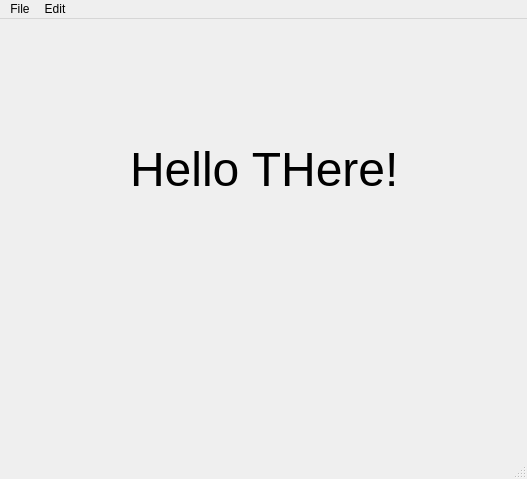
<?xml version="1.0" encoding="UTF-8"?>
<ui version="4.0">
 <class>MainWindow</class>
 <widget class="QMainWindow" name="MainWindow">
  <property name="geometry">
   <rect>
    <x>0</x>
    <y>0</y>
    <width>527</width>
    <height>479</height>
   </rect>
  </property>
  <property name="windowTitle">
   <string>MainWindow</string>
  </property>
  <widget class="QWidget" name="centralwidget">
   <widget class="QLabel" name="label1">
    <property name="geometry">
     <rect>
      <x>130</x>
      <y>60</y>
      <width>281</width>
      <height>181</height>
     </rect>
    </property>
    <property name="font">
     <font>
      <pointsize>36</pointsize>
     </font>
    </property>
    <property name="text">
     <string>Hello THere!</string>
    </property>
   </widget>
  </widget>
  <widget class="QMenuBar" name="menubar">
   <property name="geometry">
    <rect>
     <x>0</x>
     <y>0</y>
     <width>527</width>
     <height>21</height>
    </rect>
   </property>
   <widget class="QMenu" name="menuFIle">
    <property name="title">
     <string>File</string>
    </property>
    <addaction name="actionNew"/>
    <addaction name="actionSave"/>
   </widget>
   <widget class="QMenu" name="menuEdit">
    <property name="title">
     <string>Edit</string>
    </property>
    <addaction name="actioncopy"/>
    <addaction name="actionPaste"/>
   </widget>
   <addaction name="menuFIle"/>
   <addaction name="menuEdit"/>
  </widget>
  <widget class="QStatusBar" name="statusbar"/>
  <action name="actionNew">
   <property name="text">
    <string>New</string>
   </property>
   <property name="statusTip">
    <string>Create a new file</string>
   </property>
   <property name="shortcut">
    <string>Ctrl+N</string>
   </property>
  </action>
  <action name="actioncopy">
   <property name="text">
    <string>copy</string>
   </property>
   <property name="statusTip">
    <string>Copy</string>
   </property>
   <property name="shortcut">
    <string>Ctrl+C</string>
   </property>
  </action>
  <action name="actionPaste">
   <property name="text">
    <string>Paste</string>
   </property>
   <property name="statusTip">
    <string>Paste</string>
   </property>
   <property name="shortcut">
    <string>Ctrl+V</string>
   </property>
  </action>
  <action name="actionSave">
   <property name="text">
    <string>Save</string>
   </property>
   <property name="statusTip">
    <string>Save the file</string>
   </property>
   <property name="shortcut">
    <string>Ctrl+S</string>
   </property>
  </action>
 </widget>
 <resources/>
 <connections/>
</ui>
